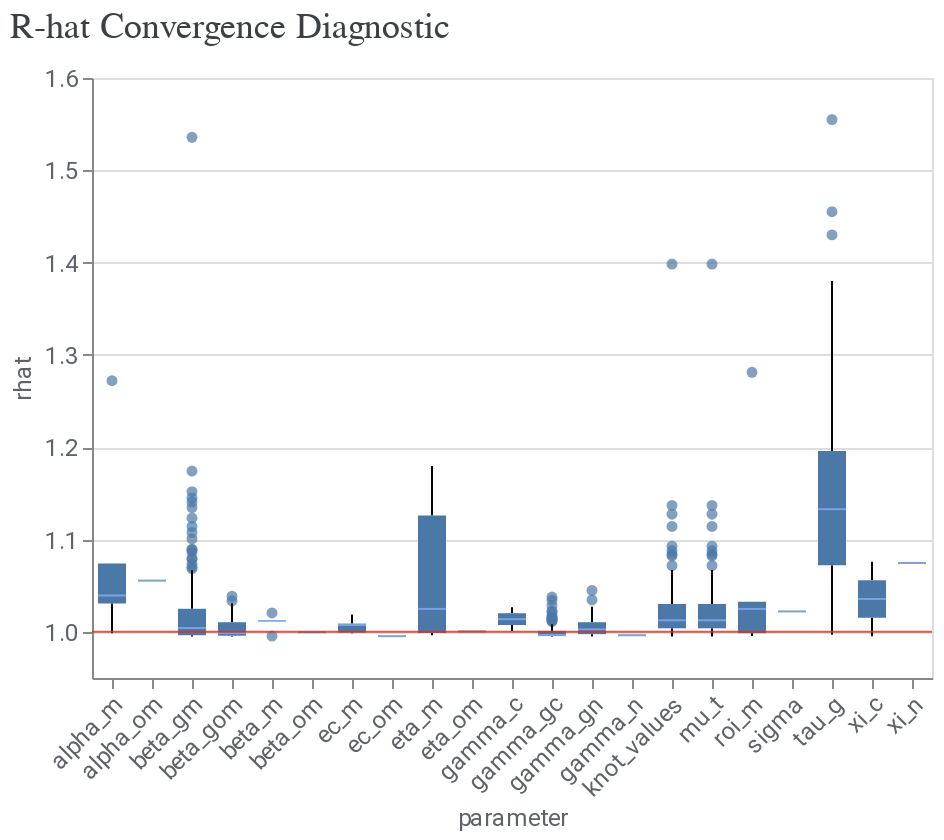

This figure's notebook cell:
### Code cell
from meridian.analysis import visualizer

# 📊 Checar convergência
model_diagnostics = visualizer.ModelDiagnostics(mmm)
model_diagnostics.plot_rhat_boxplot()  # Se R-hat > 1.1, pode haver problema de convergência

### Figure 1 — Vega-Lite specification as saved in the notebook (floating-point values rounded to 4 significant figures; data arrays with more than 128 entries replaced by an {"elided": "..."} marker saying what was removed)
{"config": {"view": {"continuousWidth": 400, "continuousHeight": 300}, "axis": {"labelColor": "#5F6368", "labelFont": "Roboto", "labelFontSize": 12, "titleColor": "#5F6368", "titleFont": "Roboto", "titleFontSize": 12, "titleFontWeight": "normal"}}, "layer": [{"data": {"name": "data-7a284cc02c24d38a5d879c4bcfeff0e9"}, "mark": {"type": "boxplot", "median": {"color": "#8AB4F8"}, "outliers": {"filled": true}}, "encoding": {"x": {"axis": {"labelAngle": -45}, "field": "parameter", "type": "nominal"}, "y": {"field": "rhat", "scale": {"zero": false}, "type": "quantitative"}}}, {"data": {"name": "empty"}, "mark": {"type": "rule", "color": "#D93025", "opacity": 0.8}, "encoding": {"y": {"datum": 1}}}], "title": {"text": "R-hat Convergence Diagnostic", "anchor": "start", "color": "#3C4043", "font": "Google Sans Display", "fontSize": 18, "fontWeight": "normal", "offset": 10}, "$schema": "https://vega.github.io/schema/vega-lite/v4.17.0.json", "datasets": {"data-7a284cc02c24d38a5d879c4bcfeff0e9": {"elided": "747 records"}, "empty": [{}]}}
